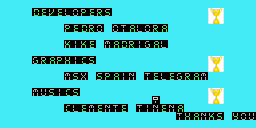

This is a level from a 2D game, rendered from its Tiled map with the project's own tilesets. A one-line summary and the complete map file follow:
An orthogonal 32x16 tile map with 8x8 px tiles, 1 tile layer (Capa de patrones 1).

<map version="1.10" tiledversion="1.10.2" orientation="orthogonal" renderorder="right-down" width="32" height="16" tilewidth="8" tileheight="8" infinite="0" nextlayerid="2" nextobjectid="1">
 <editorsettings>
  <export target="final.csv" format="csv" />
 </editorsettings>
 <tileset firstgid="1" source="tileset.tsx" />
 <layer id="1" name="Capa de patrones 1" width="32" height="16">
  <data encoding="csv">
35,35,35,35,35,35,35,35,35,35,35,35,35,35,35,35,35,35,35,35,35,35,35,35,35,35,35,35,35,35,35,35,
35,35,35,35,62,63,92,63,82,85,86,63,88,89,35,35,35,35,35,35,35,35,35,35,35,35,17,18,35,35,35,35,
35,35,35,35,35,35,35,35,35,35,35,35,35,35,35,35,35,35,35,35,35,35,35,35,35,35,19,20,35,35,35,35,
35,35,35,35,35,35,35,35,86,63,62,88,85,35,85,90,59,82,85,88,59,35,35,35,35,35,35,35,35,35,35,35,
35,35,35,35,35,35,35,35,35,35,35,35,35,35,35,35,35,35,35,35,35,35,35,35,35,35,35,35,35,35,35,35,
35,35,35,35,35,35,35,35,81,79,81,63,35,83,59,62,88,79,77,59,82,35,35,35,35,35,35,35,35,35,35,35,
35,35,35,35,35,35,35,35,35,35,35,35,35,35,35,35,35,35,35,35,35,35,35,35,35,35,35,35,35,35,35,35,
35,35,35,35,77,88,59,86,78,79,61,89,35,35,35,35,35,35,35,35,35,35,35,35,35,35,17,18,35,35,35,35,
35,35,35,35,35,35,35,35,35,35,35,35,35,35,35,35,35,35,35,35,35,35,35,35,35,35,19,20,35,35,35,35,
35,35,35,35,35,35,35,35,83,89,94,35,89,86,59,79,84,35,90,63,82,63,77,88,59,83,35,35,35,35,35,35,
35,35,35,35,35,35,35,35,35,35,35,35,35,35,35,35,35,35,35,35,35,35,35,35,35,35,35,35,35,35,35,35,
35,35,35,35,83,91,89,79,61,89,35,35,35,35,35,35,35,35,35,35,35,35,35,35,35,35,17,18,35,35,35,35,
35,35,35,35,35,35,35,35,35,35,35,35,35,35,35,35,35,35,35,9,35,35,35,35,35,35,19,20,35,35,35,35,
35,35,35,35,35,35,35,35,61,82,63,83,63,84,90,63,35,90,79,84,63,84,59,35,35,35,35,35,35,35,35,35,
35,35,35,35,35,35,35,35,35,35,35,35,35,35,35,35,35,35,35,35,35,35,90,78,59,84,81,89,35,95,85,91,
35,35,35,35,35,35,35,35,35,35,35,35,35,35,35,35,35,35,35,35,35,35,35,35,35,35,35,35,35,35,35,35
</data>
 </layer>
</map>
